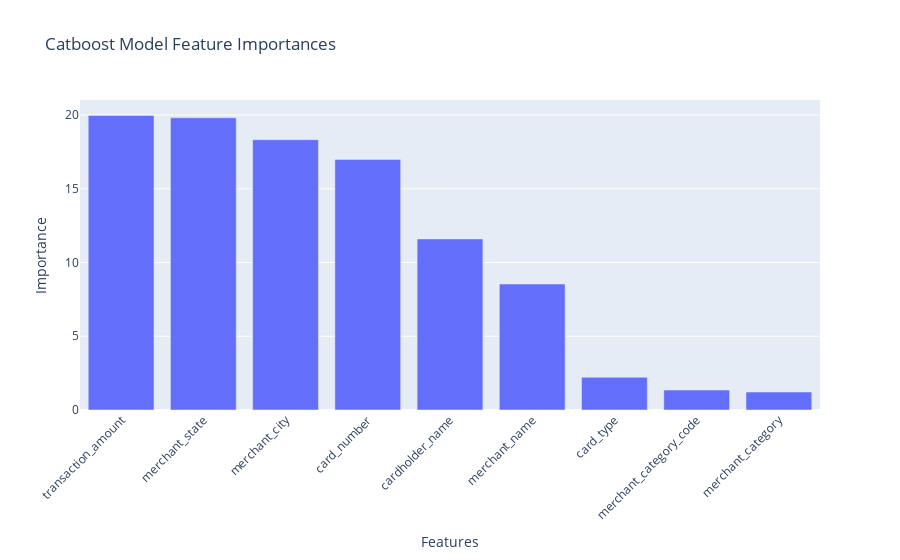

The notebook cell saved with this chart:
### Markdown cell above
## The Model Feature Importance

### Code cell
# Get the feature importance values
feature_importance = cb.feature_importances_

# Get feature names
feature_names = cb.feature_names_

# sort features in descending orders
sorted_indices = np.argsort(feature_importance)[::-1]
sorted_feature_importance = feature_importance[sorted_indices]
sorted_feature_names = np.array(feature_names)[sorted_indices]

# Create a bar plot
fig = go.Figure(data=[go.Bar(x=sorted_feature_names, y=sorted_feature_importance)])

fig.update_layout(title="Catboost Model Feature Importances", xaxis_title="Features", yaxis_title="Importance", xaxis_tickangle=-45)
fig.show()

### Figure 1 — Plotly figure (JSON) as saved in the notebook; plotly's stock layout.template omitted (floating-point values rounded to 4 significant figures)
{"data": [{"type": "bar", "x": ["transaction_amount", "merchant_state", "merchant_city", "card_number", "cardholder_name", "merchant_name", "card_type", "merchant_category_code", "merchant_category"], "y": [19.97, 19.81, 18.32, 16.98, 11.6, 8.538, 2.217, 1.349, 1.216]}], "layout": {"autosize": true, "title": {"text": "Catboost Model Feature Importances"}, "xaxis": {"autorange": true, "range": [-0.5, 8.5], "tickangle": -45, "title": {"text": "Features"}, "type": "category"}, "yaxis": {"autorange": true, "range": [0, 21.02], "title": {"text": "Importance"}, "type": "linear"}}}
